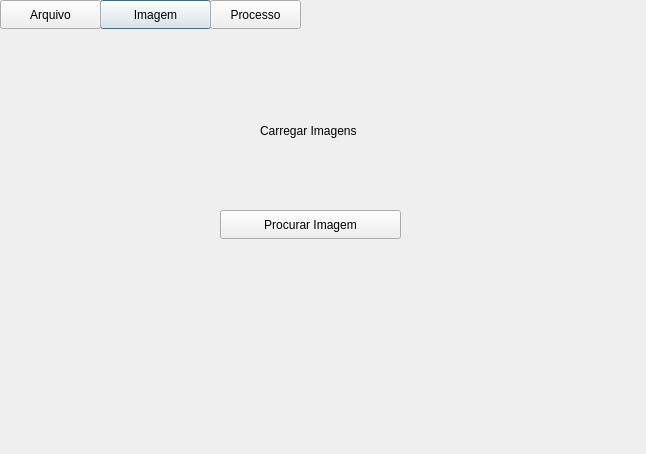
<?xml version="1.0" encoding="UTF-8"?>
<ui version="4.0">
 <class>Dialog</class>
 <widget class="QDialog" name="Dialog">
  <property name="geometry">
   <rect>
    <x>0</x>
    <y>0</y>
    <width>646</width>
    <height>454</height>
   </rect>
  </property>
  <property name="windowTitle">
   <string>Dialog</string>
  </property>
  <widget class="QLabel" name="label">
   <property name="geometry">
    <rect>
     <x>260</x>
     <y>120</y>
     <width>131</width>
     <height>21</height>
    </rect>
   </property>
   <property name="text">
    <string>Carregar Imagens</string>
   </property>
  </widget>
  <widget class="QPushButton" name="pushButton_7">
   <property name="geometry">
    <rect>
     <x>100</x>
     <y>0</y>
     <width>111</width>
     <height>29</height>
    </rect>
   </property>
   <property name="text">
    <string>Imagem</string>
   </property>
  </widget>
  <widget class="QPushButton" name="pushButton_6">
   <property name="geometry">
    <rect>
     <x>210</x>
     <y>0</y>
     <width>91</width>
     <height>29</height>
    </rect>
   </property>
   <property name="text">
    <string>Processo</string>
   </property>
  </widget>
  <widget class="QPushButton" name="pushButton_2">
   <property name="geometry">
    <rect>
     <x>0</x>
     <y>0</y>
     <width>101</width>
     <height>29</height>
    </rect>
   </property>
   <property name="text">
    <string>Arquivo</string>
   </property>
  </widget>
  <widget class="QPushButton" name="pushButton_4">
   <property name="geometry">
    <rect>
     <x>220</x>
     <y>210</y>
     <width>181</width>
     <height>29</height>
    </rect>
   </property>
   <property name="text">
    <string>Procurar Imagem</string>
   </property>
  </widget>
 </widget>
 <resources/>
 <connections/>
</ui>
